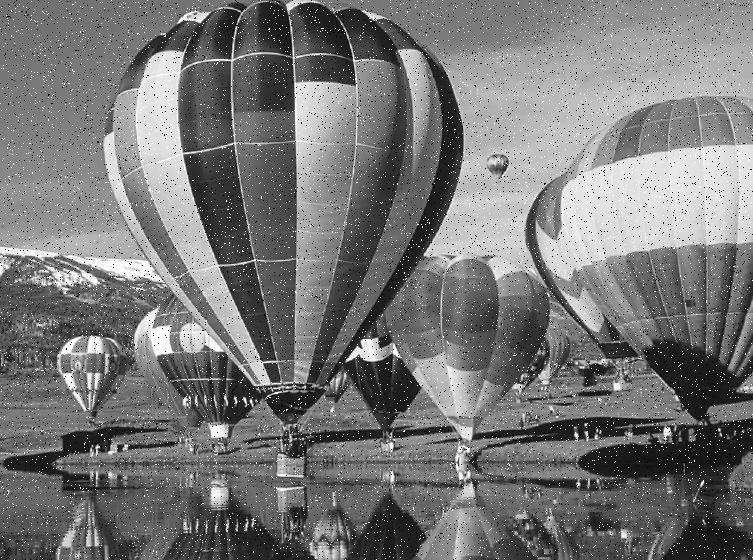
#> input picture ballon_s_p.png, 753 x 560 px, found by its file name
$ python S_P.py
#> lines starting #> are read from the running program, lines starting #| are printed output that depends on the picture
from statistics import mode
import cv2
from matplotlib import pyplot as plt
from skimage.util import random_noise
from PIL import Image, ImageFilter as IF

# [8 lines of commented-out code are left out]
Img=Image.open(r"C:\Users\PAVILION 15\OneDrive\Desktop\work\ballon_s_p.png")
#> Img is the input picture: PIL image 753x560 RGBA; mean R, G, B, A 119.5, 119.5, 119.5, 255
Img.show()
cv2.waitKey(0)
im2 = Img.filter(IF.MedianFilter(size = 3))
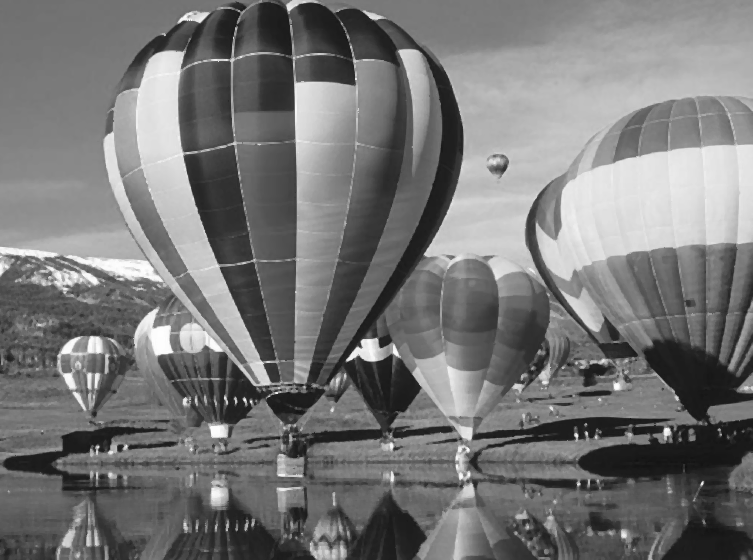
#> im2: PIL image 753x560 RGBA; mean R, G, B, A 118.7, 118.7, 118.7, 255
im2.show()

$ run again, with Ains.PNG copied over ballon_s_p.png
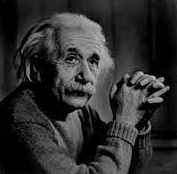
#> input picture Ains.PNG, 177 x 174 px, found by its file name
#> Img is the input picture: PIL image 177x174 RGBA; mean R, G, B, A 46.6, 46.6, 46.6, 255
#> `im2 = Img.filter(IF.MedianFilter(size = 3))`:
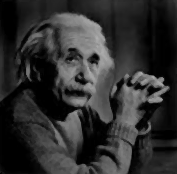
#> im2: PIL image 177x174 RGBA; mean R, G, B, A 46.4, 46.4, 46.4, 255
